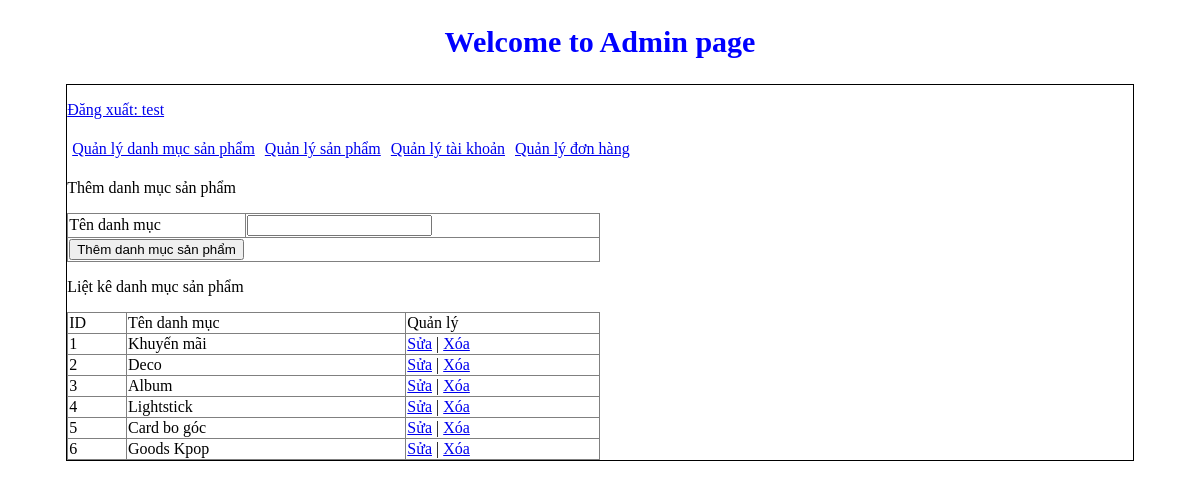
The app's page /admin/index.php?action=quanlydanhmucsanpham&query=them (signed in) with its own data.
### tables this page shows
CREATE TABLE `tbl_category` (
  `id_danhmuc` int(11) NOT NULL,
  `tendanhmuc` varchar(100) NOT NULL
);

### admin/modules/quanlydanhmucsp/lietke.php (the view)
<?php
    $sql_lietke_danhmuc = "SELECT * FROM tbl_category";
    $query_lietke_danhmuc = mysqli_query($conn, $sql_lietke_danhmuc);
?>
<p>Liệt kê danh mục sản phẩm</p>
<table border="1" width="50%" style="border-collapse: collapse">
    <tr>
        <td>ID</td>
        <td>Tên danh mục</td>
        <td>Quản lý</td>
    </tr>
    <?php
        $i = 0;
        while($row = mysqli_fetch_array($query_lietke_danhmuc)){
            $i++;
    ?>
    <tr>
        <td><?php echo $i ?></td>
        <td><?php echo $row['tendanhmuc'] ?></td>
        <td>
            <a href="?action=quanlydanhmucsanpham&query=edit&id_danhmuc=<?php echo $row['id_danhmuc'] ?>">Sửa</a> | <a href="modules/quanlydanhmucsp/xuly.php?id_danhmuc=<?php echo $row['id_danhmuc'] ?>">Xóa</a>
        </td>
    </tr>
    <?php
        }
    ?>
</table>

### records on screen
tbl_category: tendanhmuc "Khuyến mãi"
tbl_category: tendanhmuc "Deco"
tbl_category: tendanhmuc "Album"
tbl_category: tendanhmuc "Lightstick"
tbl_category: tendanhmuc "Card bo góc"
tbl_category: tendanhmuc "Goods Kpop"

### other values on screen
$_SESSION['dangnhap'] "test"
